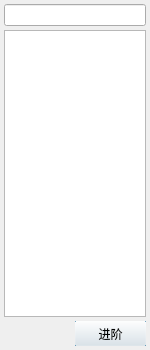
<?xml version="1.0" encoding="UTF-8"?>
<ui version="4.0">
 <class>AdvanceDialog</class>
 <widget class="QDialog" name="AdvanceDialog">
  <property name="geometry">
   <rect>
    <x>0</x>
    <y>0</y>
    <width>150</width>
    <height>350</height>
   </rect>
  </property>
  <property name="minimumSize">
   <size>
    <width>150</width>
    <height>350</height>
   </size>
  </property>
  <property name="maximumSize">
   <size>
    <width>150</width>
    <height>350</height>
   </size>
  </property>
  <property name="windowTitle">
   <string>目标卡牌</string>
  </property>
  <layout class="QVBoxLayout" name="verticalLayout">
   <property name="spacing">
    <number>4</number>
   </property>
   <property name="leftMargin">
    <number>4</number>
   </property>
   <property name="topMargin">
    <number>4</number>
   </property>
   <property name="rightMargin">
    <number>4</number>
   </property>
   <property name="bottomMargin">
    <number>4</number>
   </property>
   <item>
    <widget class="QLineEdit" name="lineEdit"/>
   </item>
   <item>
    <widget class="QListWidget" name="listWidget">
     <property name="sizePolicy">
      <sizepolicy hsizetype="Expanding" vsizetype="Expanding">
       <horstretch>0</horstretch>
       <verstretch>0</verstretch>
      </sizepolicy>
     </property>
     <property name="horizontalScrollBarPolicy">
      <enum>Qt::ScrollBarPolicy::ScrollBarAlwaysOff</enum>
     </property>
    </widget>
   </item>
   <item>
    <layout class="QHBoxLayout" name="horizontalLayout" stretch="1,1">
     <property name="spacing">
      <number>0</number>
     </property>
     <property name="sizeConstraint">
      <enum>QLayout::SizeConstraint::SetDefaultConstraint</enum>
     </property>
     <item>
      <spacer name="horizontalSpacer">
       <property name="orientation">
        <enum>Qt::Orientation::Horizontal</enum>
       </property>
       <property name="sizeHint" stdset="0">
        <size>
         <width>0</width>
         <height>0</height>
        </size>
       </property>
      </spacer>
     </item>
     <item>
      <widget class="QPushButton" name="pushButton">
       <property name="sizePolicy">
        <sizepolicy hsizetype="Ignored" vsizetype="Fixed">
         <horstretch>0</horstretch>
         <verstretch>0</verstretch>
        </sizepolicy>
       </property>
       <property name="minimumSize">
        <size>
         <width>0</width>
         <height>25</height>
        </size>
       </property>
       <property name="styleSheet">
        <string notr="true">QPushButton {
    margin: -1px;
}</string>
       </property>
       <property name="text">
        <string>进阶</string>
       </property>
      </widget>
     </item>
    </layout>
   </item>
  </layout>
 </widget>
 <resources/>
 <connections/>
</ui>
